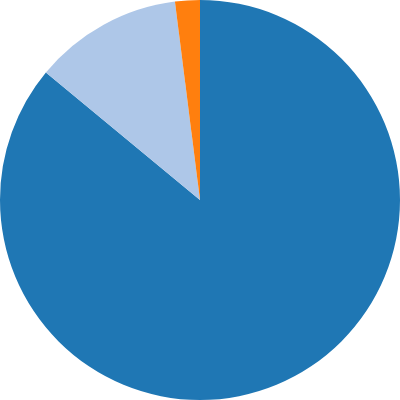

Source (Vega-Lite JSON):
### Vega specification from a JSON file in a GitHub repository (floating-point values rounded to 4 significant figures)
{"$schema": "https://vega.github.io/schema/vega/v3.0.json", "width": 200, "height": 200, "autosize": "none", "data": [{"name": "table", "values": [{"id": 1, "percents": 86}, {"id": 2, "percents": 12}, {"id": 3, "percents": 2}], "transform": [{"type": "pie", "field": "percents"}]}], "scales": [{"name": "color", "type": "ordinal", "range": {"scheme": "category20"}}], "marks": [{"type": "arc", "from": {"data": "table"}, "encode": {"enter": {"fill": {"scale": "color", "field": "id"}, "x": {"signal": "width / 2"}, "y": {"signal": "height / 2"}}, "update": {"startAngle": {"field": "startAngle"}, "endAngle": {"field": "endAngle"}, "padAngle": 0, "innerRadius": 0, "outerRadius": {"signal": "width / 2"}, "cornerRadius": 0}}}]}
